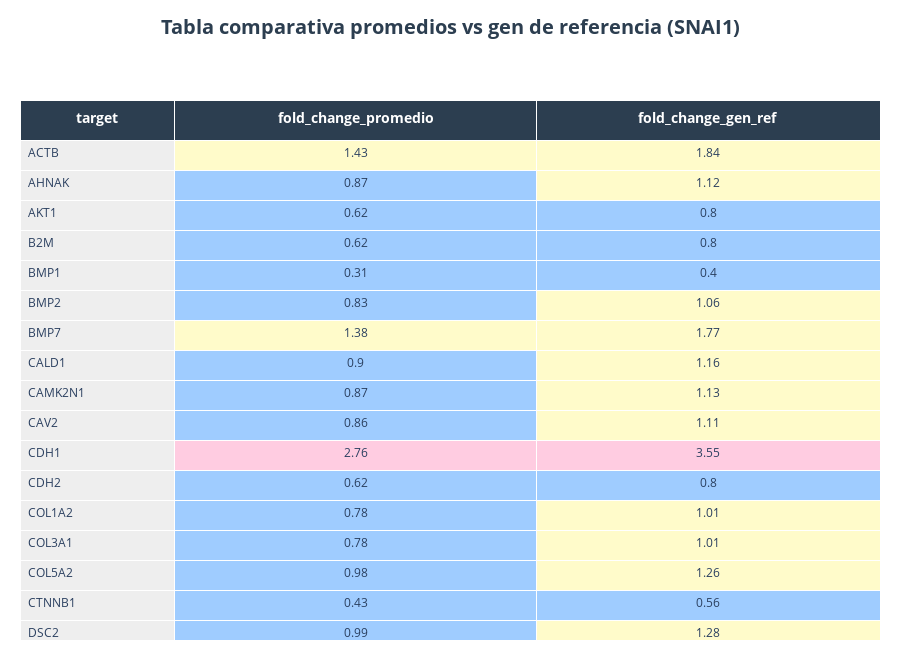

This figure's notebook cell:
### Markdown cell above
### Tabla comparativa de métodos de calculo de fold change

Este código genera una tabla interactiva en Python usando Plotly. Procesa los valores de "fold change" para cada gen y ajusta los estilos de manera dinámica, calculando el ancho de columnas en función del contenido y aplicando colores condicionales según los umbrales definidos. También ajusta la altura de las filas y el layout de la tabla para mejorar la visualización.

### Code cell
import pandas as pd
import plotly.graph_objects as go
import numpy as np

# Configuración actualizada con ajustes de ancho
SETTINGS = {
    "color_thresholds": [1, 2],
    "colors": ['#9fccff', '#FFFBCA', '#FFCCE1'],
    "header_style": {
        "fill_color": '#2C3E50',
        "font_color": 'white',
        "align": ['center', 'center', 'center'],
        "font_size": 14,
        "height": 40
    },
    "cell_style": {
        "font_size": 12,
        "align": ['left', 'center', 'center'],
        "height": 30
    },
    "decimals": 2,
    "char_width": 7,         # Pixeles por carácter
    "min_column_width": 60,  # Ancho mínimo reducido
    "max_column_width": 200,  # Límite máximo ajustado

    "row_height": 35,         # Altura por fila
    "header_height": 40,      # Altura del encabezado
    "base_height": 300        # Altura base para título y márgenes
}

def prepare_data(df):
    return (df[['target', 'fold_change_promedio', 'fold_change_gen_ref']]
            .sort_values(by='target', ascending=True)
            .assign(
                fold_change_promedio=lambda x: x['fold_change_promedio'].round(SETTINGS['decimals']),
                fold_change_gen_ref=lambda x: x['fold_change_gen_ref'].round(SETTINGS['decimals'])
            ))

def calculate_colors(series):
    return np.select(
        [series > SETTINGS["color_thresholds"][1],
         series > SETTINGS["color_thresholds"][0]],
        SETTINGS["colors"][::-1][:2],
        SETTINGS["colors"][0]
    )

def calculate_column_widths(df):
    col_widths = []
    for col in df.columns:
        # Longitud máxima entre encabezado y contenido
        max_header_length = len(str(col))
        max_content_length = df[col].astype(str).apply(len).max()
        max_length = max(max_header_length, max_content_length)

        # Cálculo de ancho con nuevos parámetros
        calculated_width = max_length * SETTINGS["char_width"]
        final_width = np.clip(calculated_width,
                            SETTINGS["min_column_width"],
                            SETTINGS["max_column_width"])

        col_widths.append(final_width)

    return col_widths

def create_interactive_table(df):
    # Convertir datos a strings para mejor cálculo
    df_display = df.copy()
    for col in ['fold_change_promedio', 'fold_change_gen_ref']:
        df_display[col] = df_display[col].astype(str)

    metadata = {
        "columns": df_display.columns.tolist(),
        "promedio_colors": calculate_colors(df['fold_change_promedio']),
        "gen_ref_colors": calculate_colors(df['fold_change_gen_ref']),
        "values": [df_display[col] for col in df_display.columns]
    }

    fig = go.Figure(data=[go.Table(
        columnwidth=calculate_column_widths(df_display),
        header=dict(
            values=[f"<b>{col}</b>" for col in metadata["columns"]],
            **SETTINGS["header_style"],
            font=dict(
                size=SETTINGS["header_style"]["font_size"],
                color=SETTINGS["header_style"]["font_color"]
            )
        ),
        cells=dict(
            values=metadata["values"],
            fill_color=[
                ['#EEEEEE']*len(df),
                metadata["promedio_colors"],
                metadata["gen_ref_colors"]
            ],
            **SETTINGS["cell_style"],
            font=dict(size=SETTINGS["cell_style"]["font_size"])
        )
    )])

    # Ajustes finales del layout
    fig.update_layout(
        title={
            'text': f'<b>Tabla comparativa promedios vs gen de referencia ({gen_referencia})</b>',
            'y': 0.97,
            'x': 0.5,
            'xanchor': 'center',
            'font': dict(size=20, color='#2C3E50')
        },
        margin=dict(t=100, b=20, l=20, r=20),
        paper_bgcolor='white',
        autosize=False,  # Desactivar autoajuste global para priorizar nuestros cálculos
        height=300 + len(df)*4
    )

    return fig

# Datos de prueba con diferentes longitudes
df_fold_change = df_consolidado[['target', 'fold_change_promedio', 'fold_change_gen_ref']]

df_processed = prepare_data(df_fold_change)
fig = create_interactive_table(df_processed)
fig.show(config={'responsive': False})  # Desactivar responsive para forzar nuestros anchos

### Figure 1 — Plotly figure (JSON) as saved in the notebook; plotly's stock layout.template omitted (floating-point values rounded to 4 significant figures; data arrays with more than 128 entries replaced by an {"elided": "..."} marker saying what was removed)
{"data": [{"cells": {"align": ["left", "center", "center"], "fill": {"color": {"elided": "3x90 str values"}}, "font": {"size": 12}, "height": 30, "values": {"elided": "3x90 str values"}}, "columnwidth": [60, 140, 133], "header": {"align": ["center", "center", "center"], "fill": {"color": "#2C3E50"}, "font": {"color": "white", "size": 14}, "height": 40, "values": ["<b>target</b>", "<b>fold_change_promedio</b>", "<b>fold_change_gen_ref</b>"]}, "type": "table"}], "layout": {"autosize": false, "height": 660, "margin": {"b": 20, "l": 20, "r": 20, "t": 100}, "paper_bgcolor": "white", "title": {"font": {"color": "#2C3E50", "size": 20}, "text": "<b>Tabla comparativa promedios vs gen de referencia (SNAI1)</b>", "x": 0.5, "xanchor": "center", "y": 0.97}}}
